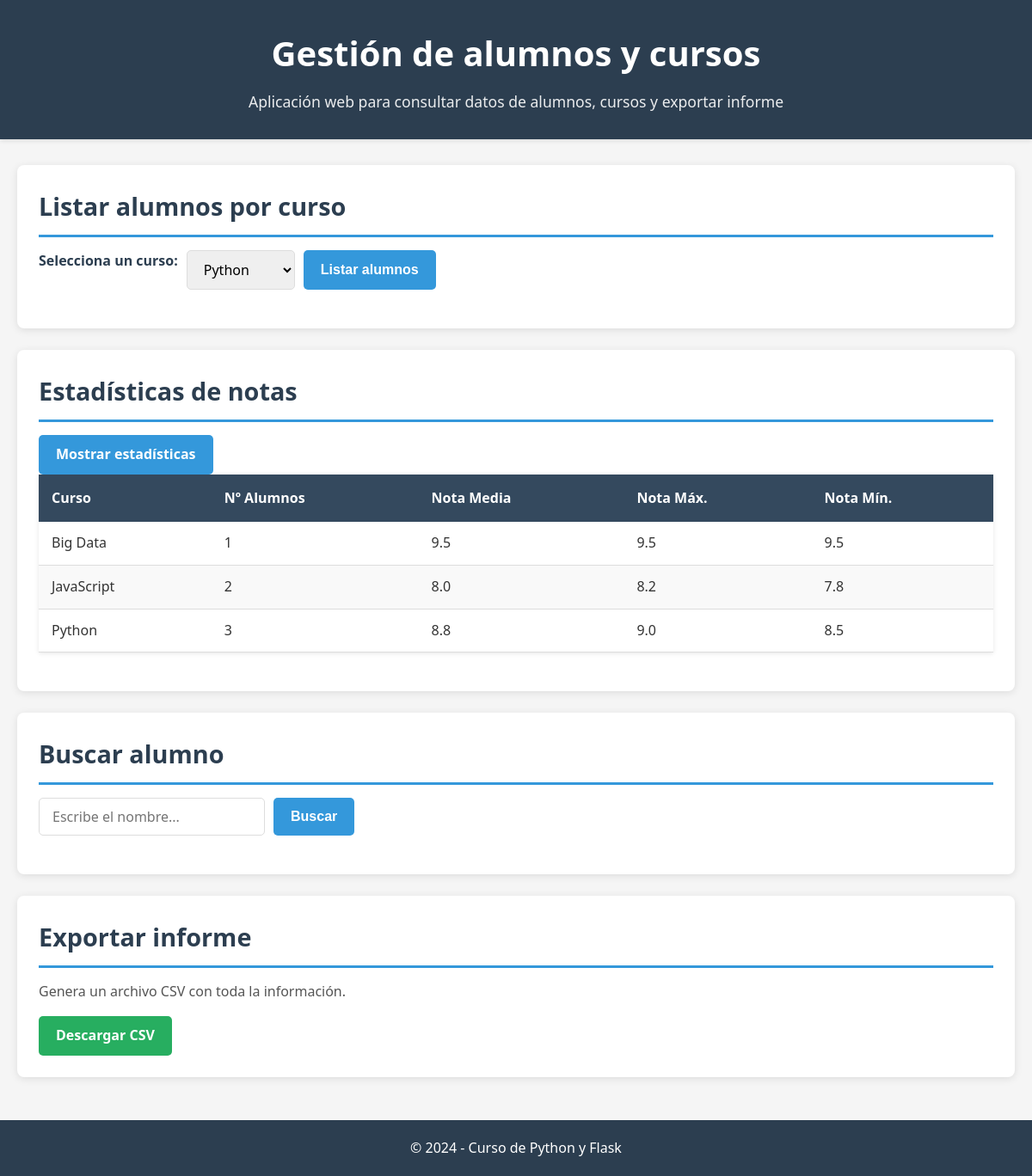
The page /estadisticas on the database its author committed.
### tables this page shows
CREATE TABLE cursos_2 (
            id_curso INTEGER PRIMARY KEY AUTOINCREMENT,
            nombre_curso TEXT UNIQUE NOT NULL
        );

### app.py (the view)
@app.route("/estadisticas")
def estadisticas():
    df = estadisticas_por_curso_df()
    stats = df.to_dict(orient="records")
    cursos = cursos_df().to_dict(orient="records")
    return render_template("index.html", cursos=cursos, stats=stats)

### repaso_008.py (called while the page is built)
def cursos_df():
    conn = sqlite3.connect("alumnos_cursos.db")
    df = pd.read_sql_query(
        "SELECT id_curso, nombre_curso FROM cursos_2",
        conn
    )
    conn.close()
    return df

def estadisticas_por_curso_df():
    conn = sqlite3.connect("alumnos_cursos.db")
    consulta = """
        SELECT
            cursos_2.nombre_curso,
            COUNT(alumnos_2.nombre) AS cantidad_alumnos,
            ROUND(AVG(alumnos_2.nota), 2) AS nota_media,
            ROUND(MAX(alumnos_2.nota), 2) AS nota_maxima,
            ROUND(MIN(alumnos_2.nota), 2) AS nota_minima
        FROM alumnos_2
        INNER JOIN cursos_2 ON alumnos_2.id_curso = cursos_2.id_curso
        GROUP BY cursos_2.nombre_curso
    """
    df = pd.read_sql_query(consulta, conn)
    conn.close()
    return df

### templates/index.html (shortened to what this page needs)
<!DOCTYPE html>
<html lang="es">
<head>
    <link rel="stylesheet" href="{{ url_for('static', filename='css/styles.css') }}">
</head>
<body>
    <header>
        <h1>Gestión de alumnos y cursos</h1>
        <p>Aplicación web para consultar datos de alumnos, cursos y exportar informe</p>
    </header>
    <main>
        <section class="feature">
            <h2>Listar alumnos por curso</h2>
            <form action="/alumnos" method="POST" class="form">
                <label for="id_curso">Selecciona un curso:</label>
                <select name="id_curso" id="id_curso">
                    {% for curso in cursos %}
                        <option value="{{ curso.id_curso }}">{{ curso.nombre_curso }}</option>
                    {% endfor %}
                </select>
                <button type="submit" class="btn">Listar alumnos</button>
            </form>
        </section>
        <section class="feature">
            <h2>Estadísticas de notas</h2>
            <a href="/estadisticas" class="btn">Mostrar estadísticas</a>
            {% if stats %}
                <table class="data-table">
                    <thead>
                        <tr>
                            <th>Curso</th>
                            <th>Nº Alumnos</th>
                            <th>Nota Media</th>
                            <th>Nota Máx.</th>
                            <th>Nota Mín.</th>
                        </tr>
                    </thead>
                    <tbody>
                        {% for s in stats %}
                        <tr>
                            <td>{{ s.nombre_curso }}</td>
                            <td>{{ s.cantidad_alumnos }}</td>
                            <td>{{ s.nota_media }}</td>
                            <td>{{ s.nota_maxima }}</td>
                            <td>{{ s.nota_minima }}</td>
                        </tr>
                        {% endfor %}
                    </tbody>
                </table>
            {% endif %}
        </section>
        <section class="feature">
            <h2>Buscar alumno</h2>
            <form action="/buscar" method="POST" class="form">
                <input type="text" name="nombre" placeholder="Escribe el nombre..." required>
                <button type="submit" class="btn">Buscar</button>
            </form>
        </section>
        <section class="feature">
            <h2>Exportar informe</h2>
            <p>Genera un archivo CSV con toda la información.</p>
            <a href="/exportar" class="btn btn-download">Descargar CSV</a>
        </section>
    </main>
    <footer>
        <p>&copy; 2024 - Curso de Python y Flask</p>
    </footer>
</body>
</html>

### static/css/styles.css (style rules this page uses)
* { margin: 0; padding: 0; box-sizing: border-box; }
body { font-family: 'Segoe UI', Tahoma, Geneva, Verdana, sans-serif; background-color: #f5f5f5; color: #333; line-height: 1.6; }
header { background-color: #2c3e50; color: white; padding: 30px; text-align: center; box-shadow: 0 2px 5px rgba(0, 0, 0, 0.1); margin-bottom: 30px; }
header h1 { font-size: 2.5em; margin-bottom: 10px; }
header p { font-size: 1.1em; opacity: 0.9; }
main { max-width: 1200px; margin: auto; padding: 0 20px; }
section.feature { background-color: white; padding: 25px; margin-bottom: 25px; border-radius: 8px; box-shadow: 0 2px 10px rgba(0, 0, 0, 0.1); }
section.feature h2 { color: #2c3e50; margin-bottom: 15px; font-size: 1.8em; border-bottom: 3px solid #3498db; padding-bottom: 10px; }
section.feature p { color: #555; margin-bottom: 15px; }
.form { display: flex; gap: 10px; flex-wrap: wrap; margin-bottom: 20px; }
.form label { font-weight: bold; color: #2c3e50; }
.form input, .form select { padding: 10px 15px; border: 1px solid #ddd; border-radius: 5px; font-size: 1em; font-family: inherit; }
.btn { padding: 10px 20px; background-color: #3498db; color: white; border: none; border-radius: 5px; cursor: pointer; font-size: 1em; font-weight: bold; transition: background-color 0.3s ease; text-decoration: none; display: inline-block; }
.btn-download { background-color: #27ae60; }
.data-table { width: 100%; border-collapse: collapse; margin-bottom: 20px; box-shadow: 0 1px 5px rgba(0, 0, 0, 0.1); }
.data-table thead { background-color: #34495e; color: white; }
.data-table th { padding: 15px; text-align: left; font-weight: bold; }
.data-table td { padding: 12px 15px; border-bottom: 1px solid #ddd; }
.data-table tbody tr:nth-child(even) { background-color: #f9f9f9; }
footer { background-color: #2c3e50; color: white; text-align: center; padding: 20px; margin-top: 50px; }

### rows shown on the page
cursos_2: nombre_curso "JavaScript", cantidad_alumnos "2", nota_media "8.0", nota_maxima "8.2", nota_minima "7.8"

### other values the page prints
{{ s.nombre_curso }} "Big Data" "Python"
{{ s.cantidad_alumnos }} "1" "3"
{{ s.nota_media }} "9.5" "8.8"
{{ s.nota_maxima }} "9.5" "9.0"
{{ s.nota_minima }} "9.5" "8.5"
form field id_curso "Python"
